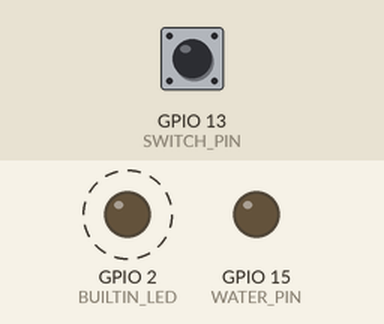
Recording of a sketch running on a simulated ESP32. On the bench: output pins drawn as LEDs (lit = HIGH). Dashed ring = blinking. The inputs (shaded band) are chosen by the test bench; at power-on: GPIO 13 (SWITCH_PIN) HIGH. WiFi joins after 1.5 s; servers stay silent unless stated; no MQTT or app messages arrive unless stated; what the sketch prints to the serial monitor is not drawn.

Above: at 2.7 s.
2.8 s: GPIO 13 (SWITCH_PIN) pulled LOW for 1 s
At 4.4 s:
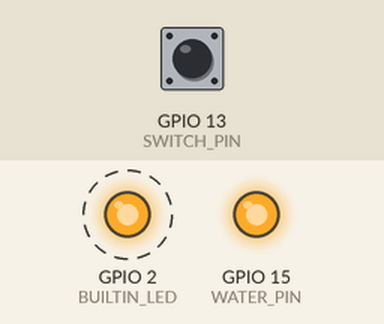
13.3 s: GPIO 13 (SWITCH_PIN) pulled LOW for 3.2 s
At 17.4 s:
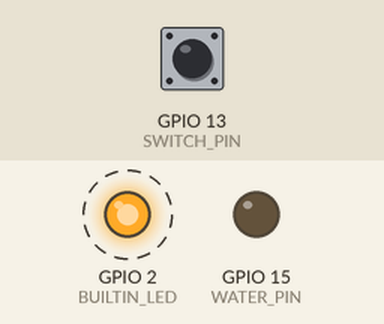
Timing chart, 0 to 22.5 s (numbered marks = the images above; inputs shaded):
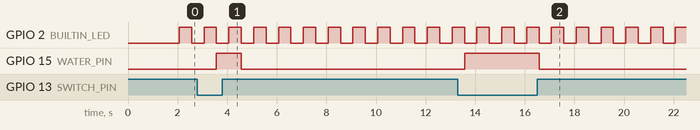

Measured:
- after the input at 2.8 s, GPIO 15 (WATER_PIN): LOW → HIGH after 0.77 s, → LOW 1.0 s later
- after the input at 13.3 s, GPIO 15 (WATER_PIN): LOW → HIGH after 0.27 s, → LOW 3.0 s later
- by itself, GPIO 2 (BUILTIN_LED): alternates HIGH for 0.50 s and LOW for 0.50 s

The sketch:

mqttControl.ino
```cpp
#include <PubSubClient.h>
#include <WiFi.h>
#include <ArduinoJson.h>
#include "config.h"

String mPubAddr = String(MQTT_PUB) + String(MQTT_USERID)+"/"+String(MQTT_DEVICEID);
String mSubAddr = String(MQTT_SUB) + String(MQTT_USERID)+"/"+String(MQTT_DEVICEID);

int  mRemote = 0;
int  mPumpStat = 0;
int  lstSwitchState;
bool wifiConnected = false;
unsigned long lastAttemptTime = 0;
const long attemptInterval = 60000;
unsigned long pumpStartTime = 0; // 펌프가 켜진 시간을 기록할 변수
unsigned long pumpTimeout = 1800000; // 기본 30분(1800초) 시간 제한


WiFiClient espClient;
PubSubClient client(espClient);
unsigned long lastMsg = 0;
#define MSG_BUFFER_SIZE	(50)
char msg[MSG_BUFFER_SIZE];
int value = 0;

String getPubString(int remote, int stat) {
  // Create a DynamicJsonDocument
  DynamicJsonDocument doc(100);

  String strStatus = stat == 1 ? "on" : "off";

  doc["remote"] = remote;
  doc["pump"] = strStatus;

  // Serialize the document to a JSON string
  String jsonString;
  serializeJson(doc, jsonString);

  return jsonString;
}

void setup_wifi() {
  delay(10);
  Serial.println();
  Serial.print("Connecting to ");
  Serial.println(ssid);

  WiFi.mode(WIFI_STA);
  WiFi.begin(ssid, password);

  int attempts = 0;
  while (WiFi.status() != WL_CONNECTED && attempts < 10) {
    delay(500);
    Serial.print(".");
    attempts++;
  }

  if(WiFi.status() == WL_CONNECTED) {
    Serial.println("WiFi connected");
    Serial.println("IP address: ");
    Serial.println(WiFi.localIP());
    wifiConnected = true; // 연결 성공
  } else {
    Serial.println("Failed to connect to WiFi. Please check your settings.");
    wifiConnected = false; // 연결 실패
  }
}


void callback(char* topic, byte* payload, unsigned int length) {
  Serial.print("Message arrived [");
  Serial.print(topic);
  Serial.print("] ");

  Serial.print("Received payload: ");
  for (int i = 0; i < length; i++) {
      Serial.print((char)payload[i]);
  }
  Serial.println();

  StaticJsonDocument<200> doc;
  DeserializationError error = deserializeJson(doc, payload);
  if (error) {
    Serial.print("Failed to parse JSON: ");
    Serial.println(error.c_str());
  } else {
    if (doc.containsKey("pump")) {
      const char* pumpStatus = doc["pump"];
      if (strcmp(pumpStatus, "on") == 0) {
        Serial.println("Pump is ON");
        digitalWrite(WATER_PIN, HIGH);
        mRemote = 1;
        mPumpStat = 1;
        pumpStartTime = millis();  // 펌프가 켜진 시간을 기록합니다.
        client.publish(mPubAddr.c_str(), getPubString(mRemote, mPumpStat).c_str());
      } else if (strcmp(pumpStatus, "off") == 0) {
        Serial.println("Pump is OFF");
        digitalWrite(WATER_PIN, LOW);
        mRemote = 1;
        mPumpStat = 0;
        client.publish(mPubAddr.c_str(), getPubString(mRemote, mPumpStat).c_str());
      } else {
        Serial.println("Invalid pump status");
      }
    } else if (doc.containsKey("timer")) {
      int timerValue = doc["timer"];
      if (timerValue > 0) {
        Serial.print("Pump is ON for ");
        Serial.print(timerValue);
        Serial.println(" minutes.");
        digitalWrite(WATER_PIN, HIGH);
        mRemote = 1;
        mPumpStat = 1;
        pumpStartTime = millis();  // 펌프가 켜진 시간을 기록합니다.
        pumpTimeout = timerValue * 60000;  // 타이머 값 설정 (분 단위)
        client.publish(mPubAddr.c_str(), getPubString(mRemote, mPumpStat).c_str());
      }
    } else if (doc.containsKey("status")) {
      int numStatus = doc["status"];
      if (numStatus == 1) {
        Serial.println("Status request");
        client.publish(mPubAddr.c_str(), getPubString(mRemote, mPumpStat).c_str());
      }
    }
  }
}


void reconnect() {
  // Loop until we're reconnected
  while (!client.connected()) {
    Serial.print("Attempting MQTT connection...");
    // Create a random client ID
    String clientId = String(MQTT_USERID) + "_" + String(MQTT_DEVICEID);
    // Attempt to connect
    if (client.connect(clientId.c_str())) {
      Serial.println("connected");
      client.publish(mPubAddr.c_str(), "connected");
      // ... and resubscribe
      client.subscribe(mSubAddr.c_str());
    } else {
      Serial.print("failed, rc=");
      Serial.print(client.state());
      Serial.println(" try again in 5 seconds");
      // Wait 5 seconds before retrying
      delay(5000);
    }
  }
}

void setup() {
  pinMode(BUILTIN_LED, OUTPUT);     // Initialize the BUILTIN_LED pin as an output
  pinMode(BUTTON_PIN, INPUT_PULLUP);
  pinMode(SWITCH_PIN, INPUT_PULLUP);
  pinMode(WATER_PIN, OUTPUT);

  digitalWrite(WATER_PIN, LOW);

  Serial.begin(115200);
  setup_wifi();
  client.setServer(MQTT_HOST, MQTT_PORT);
  client.setCallback(callback);
}

void loop() {
  unsigned long currentMillis = millis();

  int switchState = digitalRead(SWITCH_PIN);
  if (lstSwitchState != switchState) {
    Serial.print("Switch Status:");
    Serial.println(switchState);
    lstSwitchState = switchState;
    mRemote = 0;
    if (switchState == 0){
      mPumpStat = 1;
      digitalWrite(WATER_PIN, HIGH);
      pumpStartTime = millis();  // 펌프가 켜진 시간을 기록합니다.
      pumpTimeout = 1800000;  // 스위치로 켜질 때는 기본 타임아웃 30분 설정
    } else {
      mPumpStat = 0;
      digitalWrite(WATER_PIN, LOW);
    }
    if (client.connected()) {
      client.publish(mPubAddr.c_str(), getPubString(mRemote, mPumpStat).c_str());
    }
  }

  // 펌프가 켜진 상태에서 설정된 타이머가 경과했는지 확인
  if (mPumpStat == 1 && (currentMillis - pumpStartTime >= pumpTimeout)) {
    Serial.println("Pump automatically turned OFF after the set time.");
    mPumpStat = 0;
    digitalWrite(WATER_PIN, LOW);
    if (client.connected()) {
      client.publish(mPubAddr.c_str(), getPubString(mRemote, mPumpStat).c_str());
    }
  }

  if (!wifiConnected || WiFi.status() != WL_CONNECTED) {
    if (currentMillis - lastAttemptTime >= attemptInterval) {
      Serial.println("Attempting to reconnect to WiFi...");
      digitalWrite(BUILTIN_LED, HIGH);
      setup_wifi();
      digitalWrite(BUILTIN_LED, LOW);
      lastAttemptTime = currentMillis;
    }
  } else {
    if (!client.connected()) {
      reconnect();
    } else {
      digitalWrite(BUILTIN_LED, LOW);
      delay(500);
      digitalWrite(BUILTIN_LED, HIGH);
      delay(500);
      client.loop();

      unsigned long now = millis();
      if (now - lastMsg > 60000) {
        lastMsg = now;
        ++value;
        client.publish(mPubAddr.c_str(), getPubString(mRemote, mPumpStat).c_str());
      }
    }
  }
}
```

config.h
```cpp
const char*   MQTT_HOST       = "192.168.0.19";  // 원격컨트롤 서버 주소 - 변경 불필요
const int     MQTT_PORT       = 1883;                   // 원격컨트롤 서버 포트 - 변경 불필요
const char*   MQTT_USERID     = "local";                 // *앱에 등록한뚝딱이ID
const char*   MQTT_DEVICEID   = "FM-PUMP01";               // *앱에 등록한장비ID
const int     MQTT_RETRY_WAIT = 5000;                   // 원격컨트롤 서버 대기시간 - 변경 불필요
const char*   MQTT_PUB        = "FARMs/Status/";        // 원격컨트롤 서버 상태정보용 주소 - 변경 불필요
const char*   MQTT_SUB        = "FARMs/Control/";       // 원격컨트롤 서버 제어용 주소 - 변경 불필요

// WIFI 설정
const char*   ssid        = "frogmon";                  // * WIFI ID
const char*   password    = "1234567890";               // * WIFI 비번

#define BUTTON_PIN  0
#define BUILTIN_LED 2
#define WATER_PIN   15
#define SWITCH_PIN  13
```
